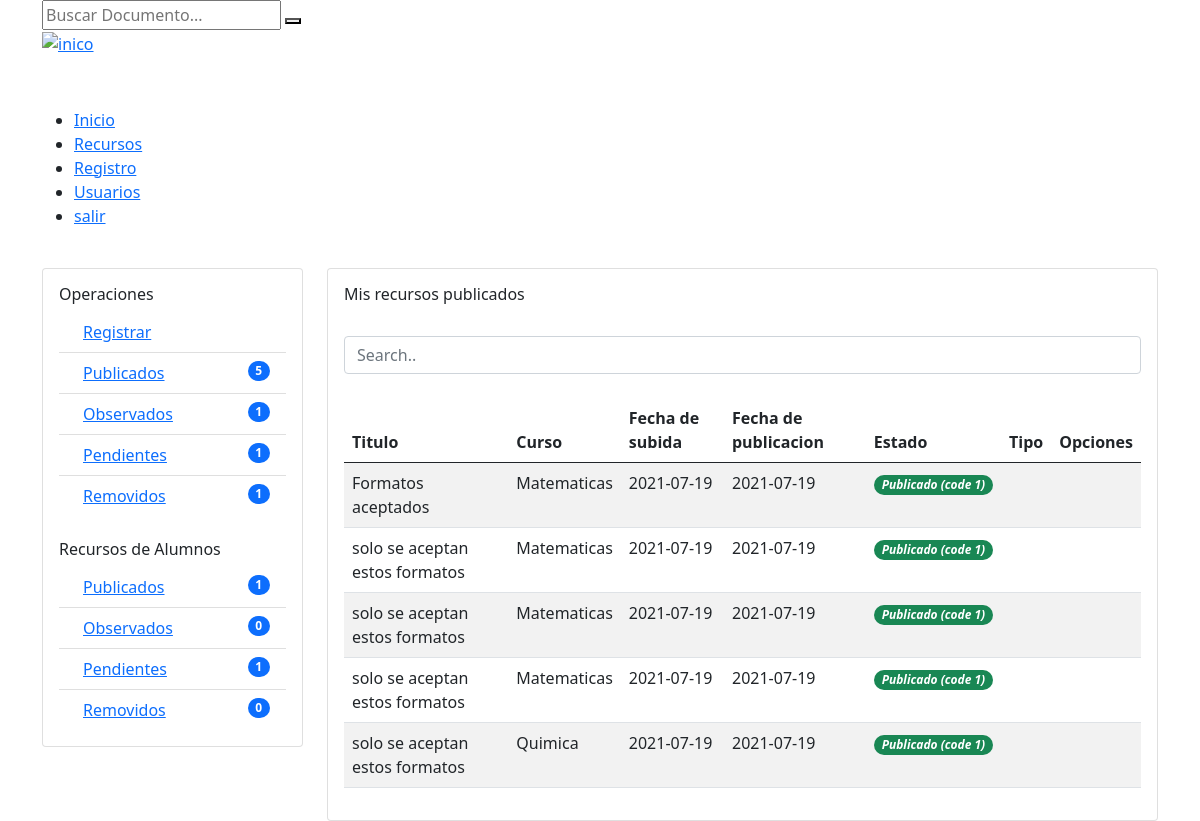
Before: /publish (signed in) with the older database file.
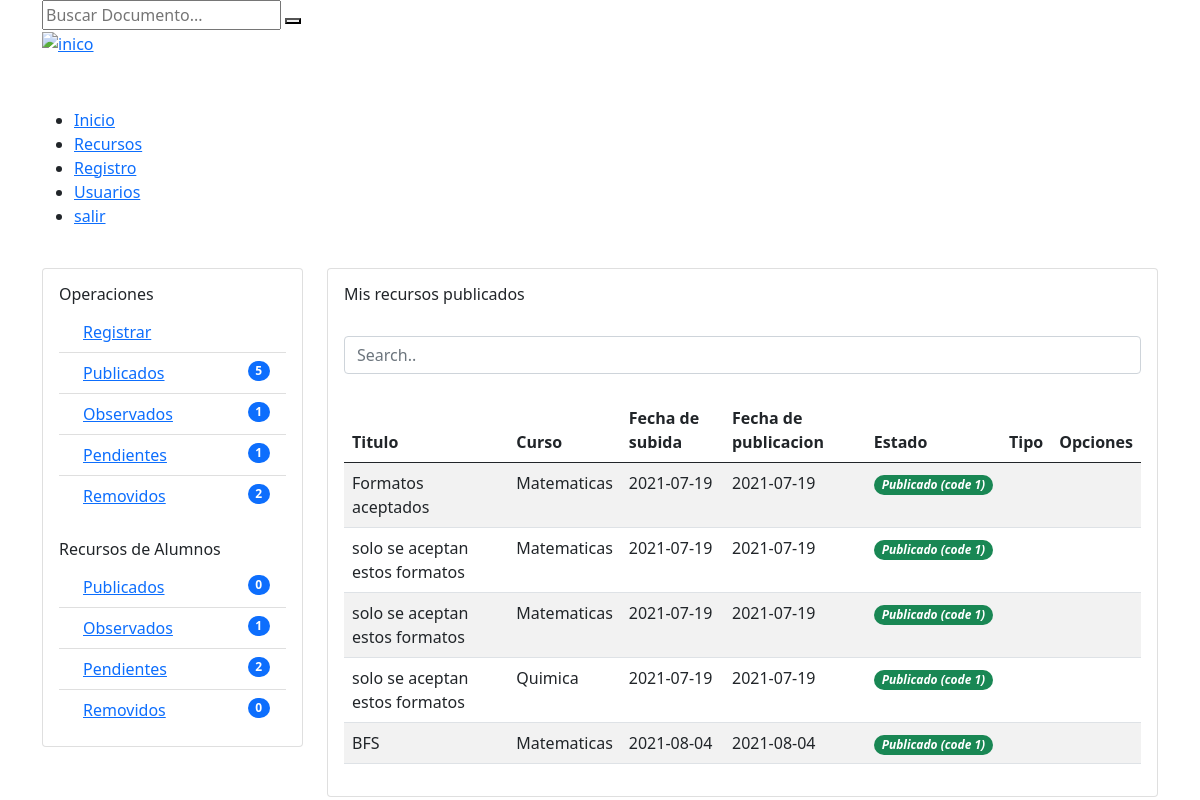
After: the same page with the newer database file.
### tables this page shows
CREATE TABLE `archivo` (
  `id_archivo` int(11) NOT NULL,
  `nombre_archivo` varchar(100) DEFAULT NULL,
  `tema` varchar(50) DEFAULT NULL,
  `descripcion` varchar(500) DEFAULT NULL,
  `fecha_publicacion` date DEFAULT NULL,
  `fecha_subida` date DEFAULT NULL,
  `fecha_baja` date DEFAULT NULL,
  `estado` int(1) DEFAULT NULL,
  `ubicacion` varchar(200) DEFAULT NULL,
  `id_persona` int(11) DEFAULT NULL,
  `id_seccion` int(11) DEFAULT NULL,
  `id_tipo` int(11) DEFAULT NULL,
  `id_categoria` int(11) DEFAULT NULL,
  `id_materia` int(11) DEFAULT NULL
);

CREATE TABLE `materia` (
  `id_materia` int(11) NOT NULL,
  `nombre_materia` varchar(20) DEFAULT NULL,
  `id_seccion` int(11) DEFAULT NULL
);

### Controller/ViewController.php (called while the page is built, shortened)
<?php
	class viewController extends viewModel{
		public function index(){
			return require_once "./View/home.php";
		}
	}
?>

### index.php (called while the page is built, shortened)
<?php
	require_once "./Controller/ViewController.php";
	$plantilla = new viewController();
	$plantilla->index();
?>

### Config/main.php (called while the page is built, shortened)
<?php
class mainModel{
		protected function conectar(){
			try{
				$link = new PDO(SGBD,USER,PASS);
			}catch (Exeption $e){
                echo "Error al conectar a la base de datos error: ".$e;
			}
			return $link;
		}
		protected function consulta_simple($consulta){
			$respuesta = self::conectar()->prepare($consulta);
            $respuesta->execute();
			return $respuesta;
		}
		protected function clear_string($cadena){
			$cadena = trim($cadena);
            $cadena = stripcslashes($cadena);
            $cadena = str_ireplace("<script>","",$cadena);
            $cadena = str_ireplace("</script>","",$cadena);
            $cadena = str_ireplace("<script src","",$cadena);
            $cadena = str_ireplace("<script type=","",$cadena);
            $cadena = str_ireplace("SELECT * FROM","",$cadena);
            $cadena = str_ireplace("DELETE FROM","",$cadena);
            $cadena = str_ireplace("INSERT INTO","",$cadena);
            $cadena = str_ireplace("--","",$cadena);
            $cadena = str_ireplace("^","",$cadena);
            $cadena = str_ireplace("[","",$cadena);
            $cadena = str_ireplace("]","",$cadena);
			$cadena = str_ireplace("==","",$cadena);
			$cadena = str_ireplace("=","",$cadena);
            return $cadena;
		}
    }
?>

### Controller/resourceController.php (called while the page is built, shortened)
<?php
    if($peticionAjax){
        require_once "../Model/resourceModel.php";
    }else{
        require_once "./Model/resourceModel.php";
    }
    class resourceController extends resourceModel{
        public function count_resources($dato){
            $codigo = mainModel::clear_string($dato);
            $resultado = resourceModel::count_resources_M($codigo);
            return $resultado;
        }
        public function my_resources($dato1,$dato2){
            $code = mainModel::clear_string($dato1);
            $type = mainModel::clear_string($dato2);
            $resultado = resourceModel::my_resources_m($code,$type);
            return $resultado;
        }
        public function counters(){
            $consulta = resourceModel::counters_();
            return $consulta;
        }
    }
?>

### Model/resourceModel.php (called while the page is built, shortened)
<?php
    if($peticionAjax){
        require_once "../Config/main.php";
    }else{
        require_once "./Config/main.php";
    }
     class resourceModel extends mainModel{
        protected function count_resources_M($dato){
            $sql = mainModel::consulta_simple("call count_resources('".$dato."');");
            return $sql;
        }
        protected function my_resources_m($dato1,$dato2){
            $sql = mainModel::consulta_simple("call my_resources('".$dato1."',".$dato2.");");
            return $sql;
        }
        protected function counters_(){
            $sql = mainModel::consulta_simple("call counters();");
            return $sql;
        }
     }
?>

### View/Contents/publish-view.php (the view, shortened to what the changed rows need)
<?php
    require_once "./Controller/resourceController.php";
    $name = new resourceController();
    $counts = $name->count_resources($_SESSION['tipo_user']);
    $count = $counts->fetch();
    $resources = $name->my_resources($_SESSION['tipo_user'],1);
    $veri = $name->my_resources($_SESSION['tipo_user'],1);
    $verify = $veri->fetch();
    if(substr($_SESSION['tipo_user'],0,2) == "DC"){
        $contadores = $name->counters();
        $val = $contadores->fetch();
    }
?>
<section class="content">
    <div class="container">
        <div class="row">
            <div class="col-md-3">
                <br>
                <div class="card">
                    <div class="card-body">
                    <h6>Operaciones</h6>
                        <ol class="list-group list-group-flush">
                            <li class="list-group-item d-flex justify-content-between align-items-start">
                                <div class="ms-2 me-auto">
                                <a href="registro"><i class="icon-doc-add"></i> Registrar</a>
                                </div>
                            </li>
                            <li class="list-group-item d-flex justify-content-between align-items-start">
                                <div class="ms-2 me-auto">
                                <a href="publish"><i class="icon-publish text-success"></i> Publicados</a>
                                </div>
                                <span class="badge bg-primary rounded-pill"><?php echo $count[0]; ?></span>
                            </li>
                            <li class="list-group-item d-flex justify-content-between align-items-start">
                                <div class="ms-2 me-auto">
                                <a href="observed"><i class="icon-eye text-warning"></i> Observados</a>
                                </div>
                                <span class="badge bg-primary rounded-pill"><?php echo $count[1]; ?></span>
                            </li>
                            <li class="list-group-item d-flex justify-content-between align-items-start">
                                <div class="ms-2 me-auto">
                                <a href="pending"><i class="icon-clock text-info"></i> Pendientes</a>
                                </div>
                                <span class="badge bg-primary rounded-pill"><?php echo $count[2]; ?></span>
                            </li>
                            <li class="list-group-item d-flex justify-content-between align-items-start">
                                <div class="ms-2 me-auto">
                                <a href="removed"><i class="icon-doc-remove text-danger"></i> Removidos</a>
                                </div>
                                <span class="badge bg-primary rounded-pill"><?php echo $count[3]; ?></span>
                            </li>
                        </ol>
                        <br>
                        <?php if(substr($_SESSION['tipo_user'],0,2) == "DC"){ ?>
                        <h6>Recursos de Alumnos</h6>
                        <ol class="list-group list-group-flush">
                            <li class="list-group-item d-flex justify-content-between align-items-start">
                                <div class="ms-2 me-auto">
                                <a href="publishAlumno"><i class="icon-publish text-success"></i> Publicados</a>
                                </div>
                                <span class="badge bg-primary rounded-pill"><?php echo $val[0]; ?></span>
                            </li>
                            <li class="list-group-item d-flex justify-content-between align-items-start">
                                <div class="ms-2 me-auto">
                                <a href="observedAlumno"><i class="icon-eye text-warning"></i> Observados</a>
                                </div>
                                <span class="badge bg-primary rounded-pill"><?php echo $val[1]; ?></span>
                            </li>
                            <li class="list-group-item d-flex justify-content-between align-items-start">
                                <div class="ms-2 me-auto">
                                <a href="pendingAlumno"><i class="icon-clock text-info"></i> Pendientes</a>
                                </div>
                                <span class="badge bg-primary rounded-pill"><?php echo $val[2]; ?></span>
                            </li>
                            <li class="list-group-item d-flex justify-content-between align-items-start">
                                <div class="ms-2 me-auto">
                                <a href="removedAlumno"><i class="icon-doc-remove text-danger"></i> Removidos</a>
                                </div>
                                <span class="badge bg-primary rounded-pill"><?php echo $val[3]; ?></span>
                            </li>
                        </ol>
                        <?php } ?>
                    </div>
                </div>
            </div>
            <div class="col-md-9">
                <br>
                <div class="card">
                    <div class="card-body">
                        <h6>Mis recursos publicados</h6>
                        <br>
                        <?php if($resources->rowCount()>0 && $verify[0] != "no data"){ ?>
                        <input class="form-control" id="myInput" type="text" placeholder="Search..">
                        <br>
                        <div class="table-responsive">
                            <table class="table table-hover table-striped">
                                <thead>
                                <tr>
                                    <th>Titulo</th>
                                    <th>Curso</th>
                                    <th>Fecha de subida</th>
                                    <th>Fecha de publicacion</th>
                                    <th>Estado</th>
                                    <th>Tipo</th>
                                    <th>Opciones</th>
                                </tr>
                                </thead>
                                <tbody id="myTable">
                                    <?php while($lista = $resources->fetch()){ ?>
                                <tr>
                                    <td><?php echo $lista[0]; ?></td>
                                    <td><?php echo $lista[1]; ?></td>
                                    <td><?php echo $lista[2]; ?></td>
                                    <td><?php echo $lista[3]; ?></td>
                                    <td><i class="badge bg-success rounded-pill">Publicado (code <?php echo $lista[4]; ?>)</i></td>
                                    <?php
                                        if($lista[5] == 'Docx.'){
                                            $icon = 'word';
                                        }else if($lista[5] == 'PDF.'){
                                            $icon = 'pdf';
                                        }else{
                                            $icon = 'excel';
                                        }
                                    ?>
                                    <td><i class="icon-file-<?php echo $icon; ?>"></i></td>
                                    <td>
                                    <?php if(substr($_SESSION['tipo_user'],0,2) == "DC"){ ?>
                                        <form action="edith" method="post">
                                        </form>
                                        <?php }else if(substr($_SESSION['tipo_user'],0,2) == "AL"){ ?>
                                        <form action="reading" method="post">
                                            <label for="<?php echo $lista[6]; ?>" class="icon-eye"></label>
                                            <input style="display:none;" type="submit" value="<?php echo $lista[6]; ?>" name="send" id="<?php echo $lista[6]; ?>">
                                        </form>
                                        <?php } ?>
                                    </td>
                                </tr>
                                <?php } ?>
                                </tbody>
                            </table>
                        </div>
                        <?php }else{ ?>
                            <p> <i class='icon-warning text-warning'></i> !No se encontraron Resultados...¡</p>
                        <?php } ?>
                    </div>
                </div>
            </div>
        </div>
    </div>
</section>

Changed rows visible on the page:
no longer on this page (row edited): archivo: nombre_archivo "solo se aceptan estos formatos", id_materia.nombre_materia "Matematicas", fecha_subida "2021-07-19", fecha_publicacion "2021-07-19", estado "1"
added archivo: nombre_archivo "BFS", id_materia.nombre_materia "Matematicas", fecha_subida "2021-08-04", fecha_publicacion "2021-08-04", estado "1"
Other visible differences:
$count[3]: "1" → "2"
$val[0]: "1" → "0"
$val[1]: "0" → "1"
$val[2]: "1" → "2"
